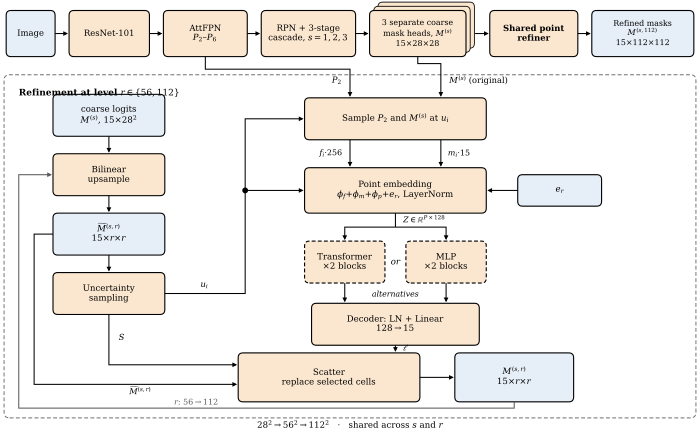

Source code (Python):
#!/usr/bin/env python
"""Figure 1: overall framework, with an expanded view of one refinement level.

Every label is checked against the implementation in
``projects/proposal_first_pidray_occ/models/point_refine/``:
head.py (refinement loop), embeddings.py (token construction),
sampling.py (selection and scatter).
"""
from pathlib import Path

from draw_common import Canvas, DATA, OP, SOFT

HERE = Path(__file__).resolve().parent
c = Canvas(100, 62, 7.0)

# ---------------------------------------------------------------- top row
TY, TH = 53.9, 6.6
top = [
    (0.8, 7.0, "Image", DATA, "normal", 6.1),
    (9.8, 11.5, "ResNet-101", OP, "normal", 6.1),
    (23.3, 12.0, "AttFPN\n$P_2$–$P_6$", OP, "normal", 6.1),
    (37.3, 13.5, "RPN + 3-stage\ncascade, $s{=}1,2,3$", OP, "normal", 6.1),
    (52.8, 13.8, "3 separate coarse\nmask heads, $M^{(s)}$\n$15{\\times}28{\\times}28$", OP, "normal", 5.7),
    (70.0, 12.6, "Shared point\nrefiner", OP, "bold", 6.1),
    (84.6, 14.6, "Refined masks\n$M^{(s,112)}$\n$15{\\times}112{\\times}112$", DATA, "normal", 5.7),
]
# stacked outline behind the mask-head box: three separate heads, one per stage
for k in (2, 1):
    c.ax.add_patch(__import__("matplotlib").patches.FancyBboxPatch(
        (52.8 + 0.7 + 0.6 * k, TY + 0.7 + 0.6 * k), 13.8 - 1.4, TH - 1.4,
        boxstyle="round,pad=0.7,rounding_size=0.7", fc=OP, ec="black", lw=0.6, zorder=1))
for x, w, t, fc, weight, fs in top:
    c.box(x, TY, w, TH, t, fc, fs=fs, weight=weight)
for (x1, w1, *_), (x2, *_) in zip(top, top[1:]):
    start = x1 + w1 + (1.3 if x1 == 52.8 else 0.0)   # clear the stacked mask heads
    c.route([(start, TY + TH / 2), (x2 - 0.15, TY + TH / 2)])

# ------------------------------------------------- expanded refinement view
c.ax.add_patch(__import__("matplotlib").patches.FancyBboxPatch(
    (1.3, 3.0), 97.4, 47.5, boxstyle="round,pad=0.8,rounding_size=0.8",
    fc="white", ec="#6f6f6f", lw=0.7, ls=(0, (4, 2.4)), zorder=0))
c.label(2.6, 49.4, "Refinement at level $r\\in\\{56,112\\}$", fs=6.5, ha="left",
        va="top", weight="bold")

# feeds from the detector into the expanded view
c.route([(29.3, TY), (29.3, 52.1), (50.0, 52.1), (50.0, 48.15)])       # P2
c.route([(59.7, TY), (59.7, 52.9), (63.0, 52.9), (63.0, 48.15)])     # original M^(s)
c.label(48.8, 50.4, "$P_2$", fs=6.0, ha="right")
c.label(64.2, 50.4, "$M^{(s)}$ (original)", fs=6.0, ha="left")

# ---- left column: the evolving mask ------------------------------------
LX, LW = 7.5, 16.0
c.box(LX, 42.5, LW, 6.0, "coarse logits\n$M^{(s)}$, $15{\\times}28^2$", DATA)
c.box(LX, 34.0, LW, 6.0, "Bilinear\nupsample", OP)
c.box(LX, 25.5, LW, 6.0, "$\\widetilde{M}^{(s,r)}$\n$15{\\times}r{\\times}r$", DATA)
c.box(LX, 17.0, LW, 6.0, "Uncertainty\nsampling", OP)
for y0, y1 in ((42.5, 40.15), (34.0, 31.65), (25.5, 23.15)):
    c.route([(LX + LW / 2, y0), (LX + LW / 2, y1)])

# ---- right column: the point path --------------------------------------
CX = 56.5
c.box(43.5, 42.0, 26.0, 6.0, "Sample $P_2$ and $M^{(s)}$ at $u_i$", OP)
c.box(43.5, 31.5, 26.0, 6.5, "Point embedding\n$\\phi_f{+}\\phi_m{+}\\phi_p{+}e_r$, LayerNorm", OP)
c.box(74.0, 32.5, 12.0, 4.5, "$e_r$", DATA)
c.route([(74.0, 34.75), (69.65, 34.75)])
c.box(43.5, 21.5, 11.5, 6.0, "Transformer\n$\\times2$ blocks", OP, ls=(0, (3.5, 2)))
c.box(58.0, 21.5, 11.5, 6.0, "MLP\n$\\times2$ blocks", OP, ls=(0, (3.5, 2)))
c.label(CX, 24.5, "or", fs=6.2, style="italic")
c.label(CX, 19.9, "alternatives", fs=5.6, style="italic")
c.box(44.5, 12.6, 24.0, 6.0, "Decoder: LN + Linear\n$128\\rightarrow15$", OP)
c.box(34.0, 4.5, 26.0, 7.0, "Scatter\nreplace selected cells", OP)
c.box(65.0, 4.5, 17.0, 7.0, "$M^{(s,r)}$\n$15{\\times}r{\\times}r$", DATA)

# sampled inputs into the embedding
c.route([(50.0, 42.0), (50.0, 38.15)])
c.route([(63.0, 42.0), (63.0, 38.15)])
c.label(49.0, 40.0, "$f_i$·256", fs=5.7, ha="right")
c.label(64.0, 40.0, "$m_i$·15", fs=5.7, ha="left")

# tokens into the two alternative mixers, and their outputs into the decoder
c.route([(CX, 31.5), (CX, 29.5)], head=False)
c.route([(CX, 29.5), (49.25, 29.5), (49.25, 27.65)])
c.route([(CX, 29.5), (63.75, 29.5), (63.75, 27.65)])
c.label(57.6, 30.4, "$Z\\in\\mathbb{R}^{P\\times128}$", fs=5.7, ha="left")
c.route([(49.25, 21.5), (49.25, 18.75)])
c.route([(63.75, 21.5), (63.75, 18.75)])

# decoded point logits into scatter, and the scatter output
c.route([(CX, 12.6), (CX, 11.65)])
c.label(57.6, 12.0, "$\\ell$", fs=6.2, ha="left")
c.route([(60.0, 8.0), (64.85, 8.0)])

# selection outputs: coordinates up to sampling and to the coordinate branch,
# indices down to scatter. Coordinates never reach scatter.
c.route([(LX + LW, 20.0), (35.0, 20.0), (35.0, 45.0), (43.35, 45.0)])
c.route([(35.0, 34.75), (43.35, 34.75)])
c.dot(35.0, 34.75)
c.label(29.2, 21.1, "$u_i$", fs=6.0)
c.route([(LX + LW / 2, 17.0), (LX + LW / 2, 9.8), (33.85, 9.8)])
c.label(16.9, 13.6, "$S$", fs=6.0, ha="left")

# the upsampled grid also goes to scatter, as the surface being updated
c.route([(LX, 28.5), (4.8, 28.5), (4.8, 7.0), (33.85, 7.0)])
c.label(20.0, 5.9, "$\\widetilde{M}^{(s,r)}$", fs=5.9)

# the refinement loop: the updated mask returns to the next upsampling
c.route([(73.5, 4.5), (73.5, 3.6), (2.6, 3.6), (2.6, 37.0), (7.35, 37.0)], color=SOFT)
c.label(28.0, 4.35, "$r$: $56\\rightarrow112$", fs=5.7, color=SOFT)

c.label(50.0, 1.1, "$28^2\\rightarrow56^2\\rightarrow112^2$   ·   shared across $s$ and $r$", fs=6.2)
c.save(HERE, "fig1_overall_framework")
